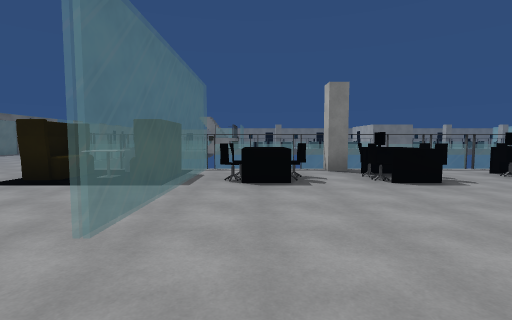
view 1 (above)

19 first-person views from a walk through a scene from a Unity 3-D project. The camera is 1.5 m above the floor, tilts 4° down and sees 85° across. The floor is counted in squares, 2 m on a side. Each view is taken from the middle of a square. On the plan, view 1 faces up. The plan holds only what a view shows up to about 10 squares ahead; the rest is blank. The place goes on beyond the plan. Some surface patterns are stand-ins.

view 2
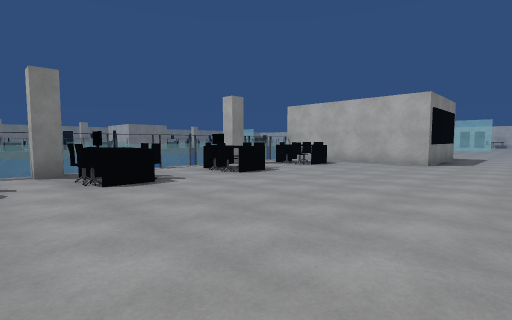

view 3
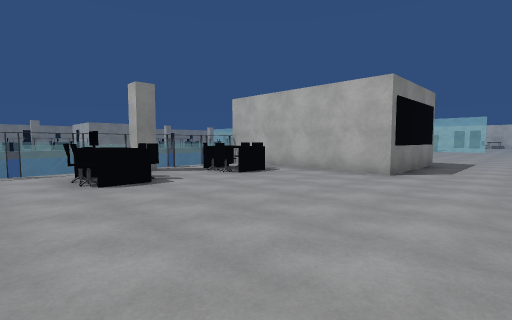

view 4
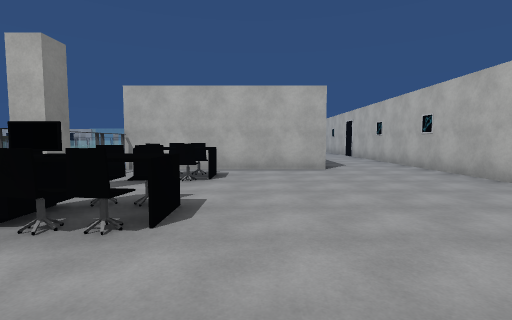

view 5
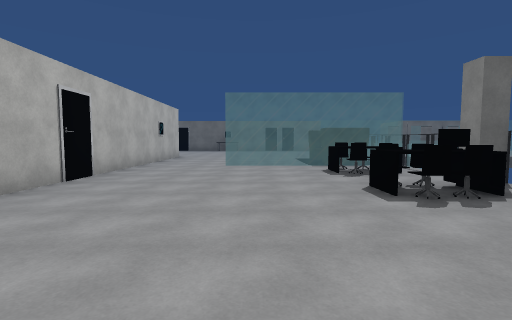

view 6
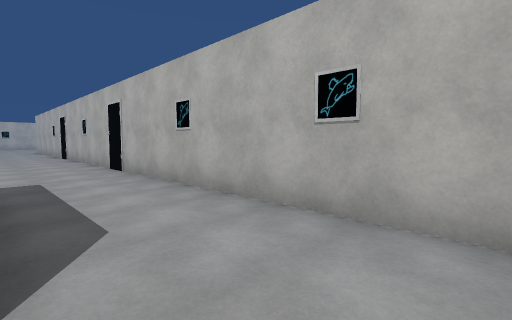

view 7
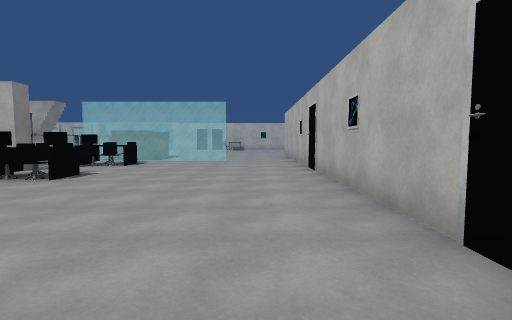

view 8
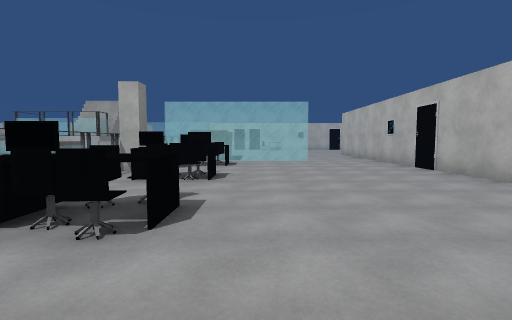

view 9
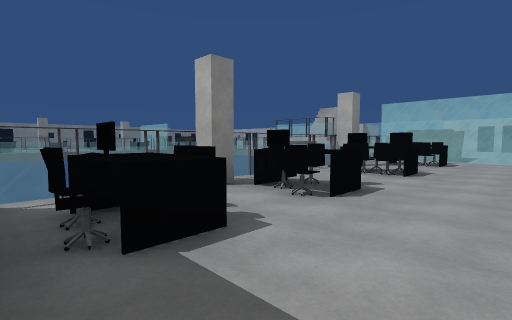

view 10
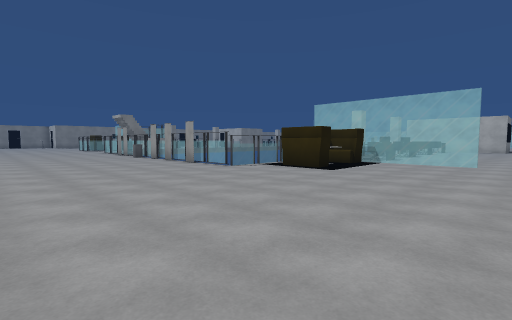

view 11
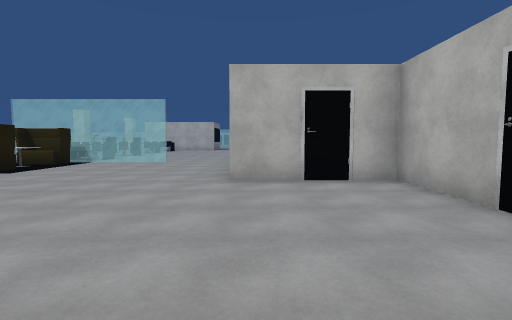

view 12
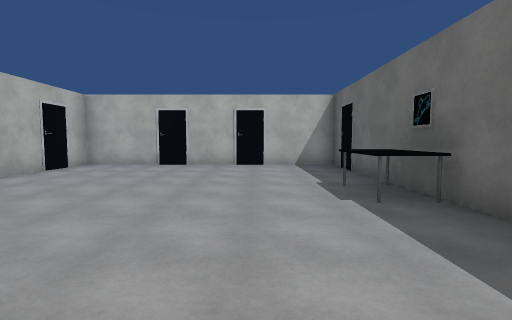

view 13
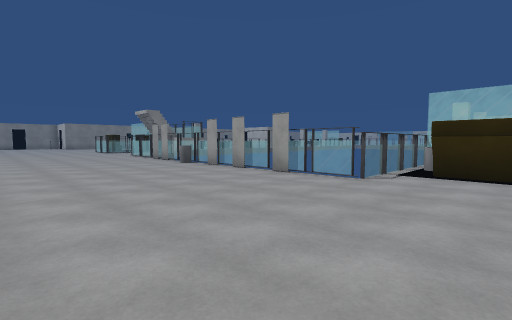

view 14
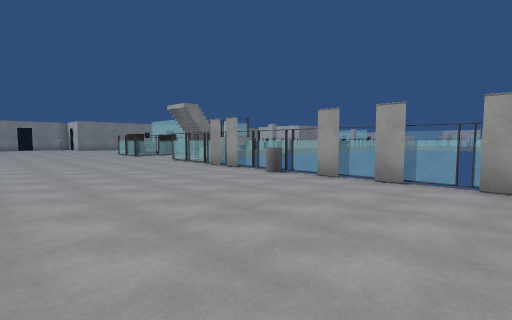

view 15
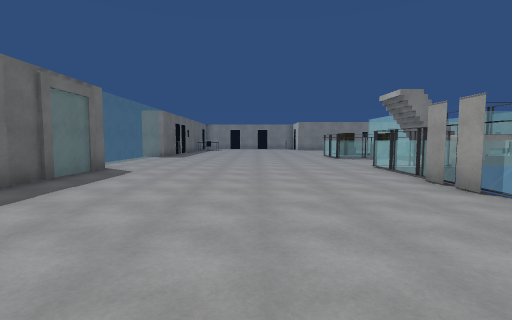

view 16
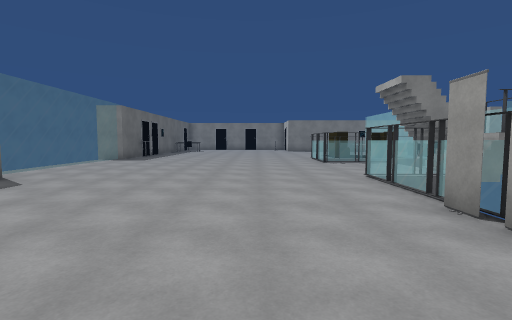

view 17
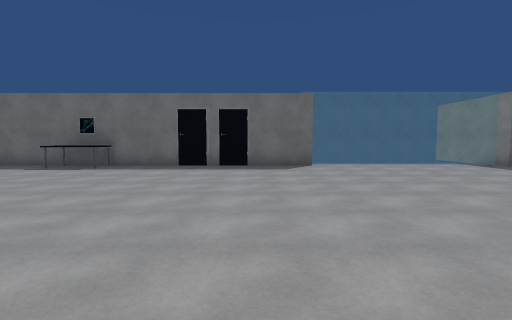

view 18
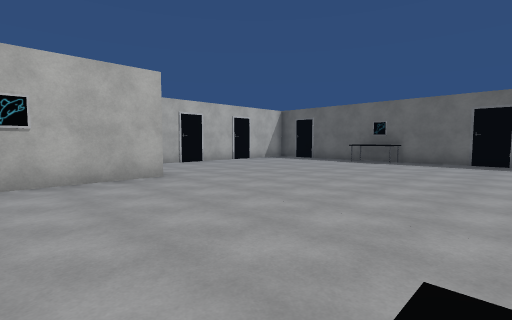

view 19
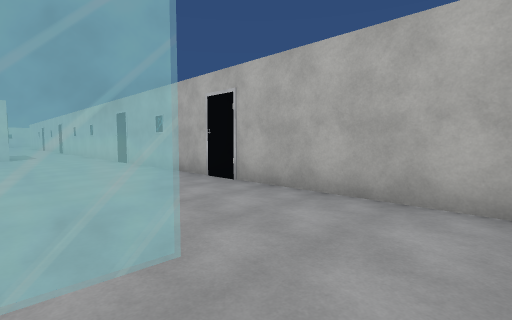

### Floor plan
Key: @ floor where view 1 was taken; # wall or solid block; . floor; / step, stairs or slope; = window, fence, low wall or low ledge; ^ raised ledge; P poster; S sofa; C chair; T table; O other object.
Columns run from 15 left of view 1 to 26 right of it. Each row starts with its distance up from view 1.
 23  =........#
 22  =..........#
 21  =..........  #
 20  =........../ #
 19   ..........#
 18   #.......###
 17  #=......=#
 16  #.......P
 15  #=......P
 14  ##.......
 13 #=.......=#
 12  =.......P#
 11  =.......##
 10  =.......=
  9  =.......P
  8  =.......=#  ### # #### #     ##  ####
  7  #........####=###.##.#.###   #.#.##.#
  6  #.........S^S=OOOC.CO.OO.#  .C.CO.OO.OO S
  5  #.........S.S=OOOC.CO.OO.#  .COCO.OO.OO=S
  4  #............=...........#  ...........=.
  3  #............=...........###...........=
  2  #............=.........................=
  1  #T......................................
  0  #.............@.........................
 -1  #........###############################
 -2  #........#
 -3  #........#
 -4  ##########

Positions as (right, up) in squares from view 1, and headings:
1: (0, 0), facing up
2: (1, 0), facing up-right
3: (4, 0), facing up-right
4: (3, 4), facing right
5: (7, 3), facing left
6: (9, 2), facing down-right
7: (15, 1), facing right
8: (15, 4), facing right
9: (14, 3), facing up-right
10: (-11, 1), facing up-right
11: (-11, -1), facing right
12: (-11, 5), facing down
13: (-11, 5), facing up-right
14: (-11, 9), facing up-right
15: (-9, 11), facing up
16: (-8, 13), facing up
17: (-5, 6), facing left
18: (-3, 5), facing down-left
19: (-3, 3), facing down-right
